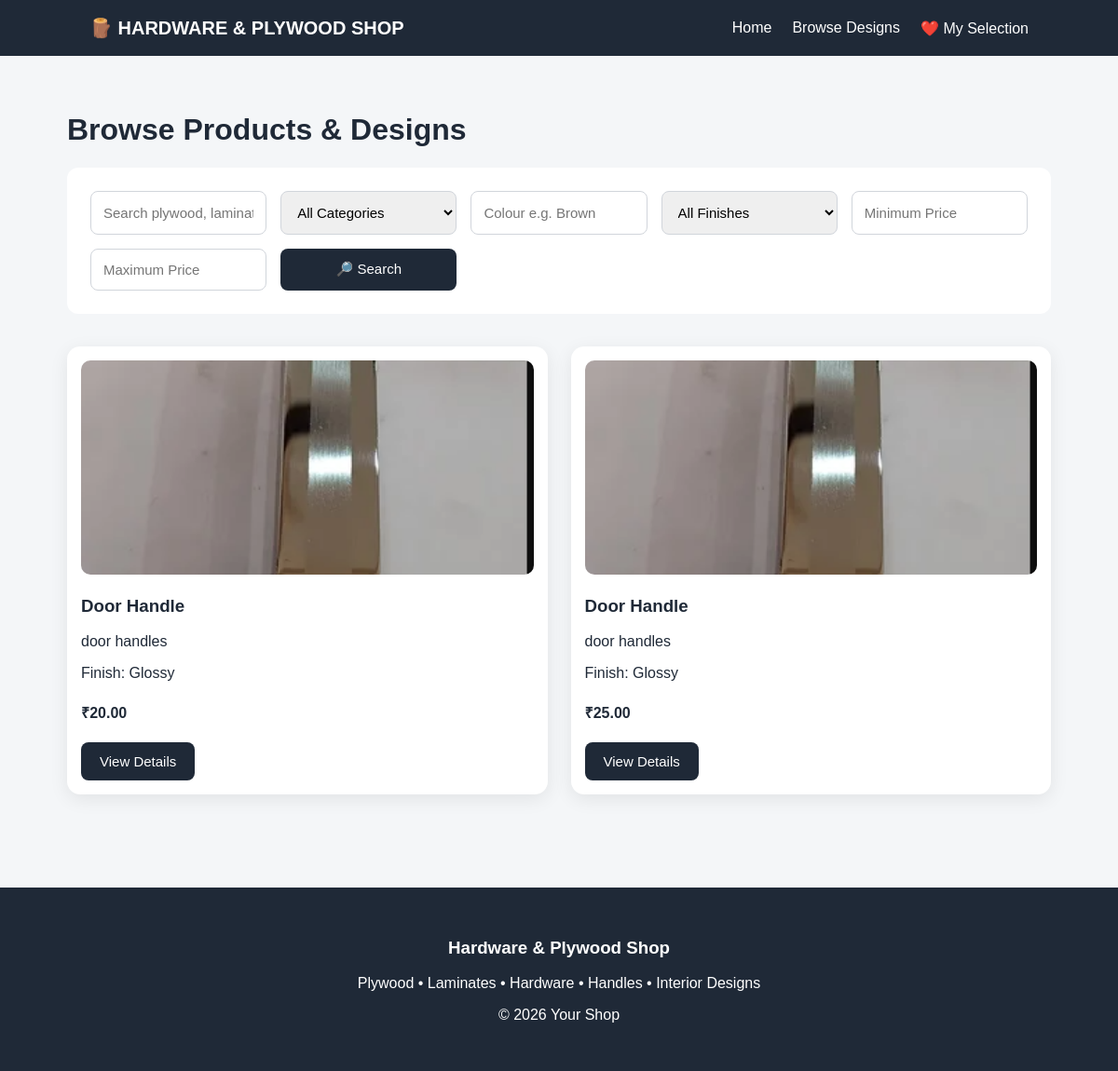
Page /products/?category=4 on the committed database.
### catalog/models.py (models this page shows, shortened)
class Product(models.Model):
    FINISH_CHOICES = [
        ("Matte", "Matte"),
        ("Glossy", "Glossy"),
        ("Wooden", "Wooden"),
        ("Textured", "Textured"),
        ("Metal", "Metal"),
        ("Other", "Other"),
    ]
    name = models.CharField(
        max_length=200
    )
    category = models.ForeignKey(
        Category,
        on_delete=models.CASCADE,
        related_name="products"
    )
    description = models.TextField(
        blank=True
    )
    brand = models.CharField(
        max_length=100,
        blank=True
    )
    color = models.CharField(
        max_length=100,
        blank=True
    )
    finish = models.CharField(
        max_length=50,
        choices=FINISH_CHOICES,
        blank=True
    )
    thickness = models.CharField(
        max_length=100,
        blank=True
    )
    size = models.CharField(
        max_length=100,
        blank=True
    )
    price = models.DecimalField(
        max_digits=10,
        decimal_places=2,
        blank=True,
        null=True
    )
    image = models.ImageField(
        upload_to="products/"
    )
    available = models.BooleanField(
        default=True
    )
    featured = models.BooleanField(
        default=False
    )
    created_at = models.DateTimeField(
        auto_now_add=True
    )

class Category(models.Model):
    name = models.CharField(
        max_length=100
    )
    image = models.ImageField(
        upload_to="categories/",
        blank=True,
        null=True
    )

### catalog/views.py (the view, shortened to what this page needs)
def products(request):
    product_list = Product.objects.filter(
        available=True
    )
    search = request.GET.get(
        "search",
        ""
    )
    category = request.GET.get(
        "category",
        ""
    )
    color = request.GET.get(
        "color",
        ""
    )
    finish = request.GET.get(
        "finish",
        ""
    )
    min_price = request.GET.get(
        "min_price",
        ""
    )
    max_price = request.GET.get(
        "max_price",
        ""
    )
    if category:
        product_list = product_list.filter(
            category_id=category
        )
    if color:
        product_list = product_list.filter(
            color__icontains=color
        )
    if finish:
        product_list = product_list.filter(
            finish=finish
        )
    if min_price:
        product_list = product_list.filter(
            price__gte=min_price
        )
    if max_price:
        product_list = product_list.filter(
            price__lte=max_price
        )
    categories = Category.objects.all()
    selected_ids = request.session.get(
        "selected_products",
        []
    )
    return render(
        request,
        "catalog/products.html",
        {
            "products": product_list,
            "categories": categories,
            "selection_count": len(selected_ids),
        }
    )

### catalog/templates/catalog/products.html (shortened to what this page needs)
{% extends "catalog/base.html" %}
{% block content %}
<h1>
    Browse Products & Designs
</h1>
<form
    method="GET"
    class="filter-box"
>
    <input
        type="text"
        name="search"
        placeholder="Search plywood, laminate, handle..."
        value="{{ request.GET.search }}"
    >
    <select name="category">
        <option value="">
            All Categories
        </option>
    </select>
    <input
        type="text"
        name="color"
        placeholder="Colour e.g. Brown"
        value="{{ request.GET.color }}"
    >
    <select name="finish">
        <option value="">
            All Finishes
        </option>
    </select>
    <input
        type="number"
        name="min_price"
        placeholder="Minimum Price"
        value="{{ request.GET.min_price }}"
    >
    <input
        type="number"
        name="max_price"
        placeholder="Maximum Price"
        value="{{ request.GET.max_price }}"
    >
    <button
        type="submit"
        class="button"
    >
        🔎 Search
    </button>
</form>
<div class="grid">
{% for product in products %}
<div class="card">
    <img
        src="{{ product.image.url }}"
        alt="{{ product.name }}"
    >
    <h3>
        {{ product.name }}
    </h3>
    <p>
        {{ product.category.name }}
    </p>
    {% if product.finish %}
    <p>
        Finish: {{ product.finish }}
    </p>
    {% endif %}
    {% if product.price %}
    <h4>
        ₹{{ product.price }}
    </h4>
    {% endif %}
    <a
        href="{% url 'product_detail' product.id %}"
        class="button"
    >
        View Details
    </a>
</div>
{% endfor %}
</div>
{% endblock %}

### static/css/style.css (style rules this page uses)
* { box-sizing: border-box; }
body { margin: 0; font-family: Arial, Helvetica, sans-serif; background: #f4f6f8; color: #1f2937; }
a { text-decoration: none; }
img { max-width: 100%; }
.button { display: inline-block; padding: 12px 20px; background: #1f2937; color: white; border: none; border-radius: 8px; cursor: pointer; font-size: 15px; transition: 0.2s; }
.grid { display: grid; grid-template-columns: repeat( auto-fit, minmax(230px, 1fr) ); gap: 25px; }
.card { background: white; padding: 15px; border-radius: 14px; box-shadow: 0 5px 20px rgba( 0, 0, 0, 0.08 ); }
.card img { width: 100%; height: 230px; object-fit: cover; border-radius: 10px; }
.filter-box { background: white; padding: 25px; border-radius: 12px; margin-bottom: 35px; display: grid; grid-template-columns: repeat( auto-fit, minmax(180px, 1fr) ); gap: 15px; }
input, select, textarea { width: 100%; padding: 13px; border: 1px solid #d1d5db; border-radius: 8px; font-size: 15px; }

### rows in the picture
Product: image (picture), name "Door Handle", category.name "door handles", finish "Glossy", price "20.00"
Product: image (picture), name "Door Handle", category.name "door handles", finish "Glossy", price "25.00"
